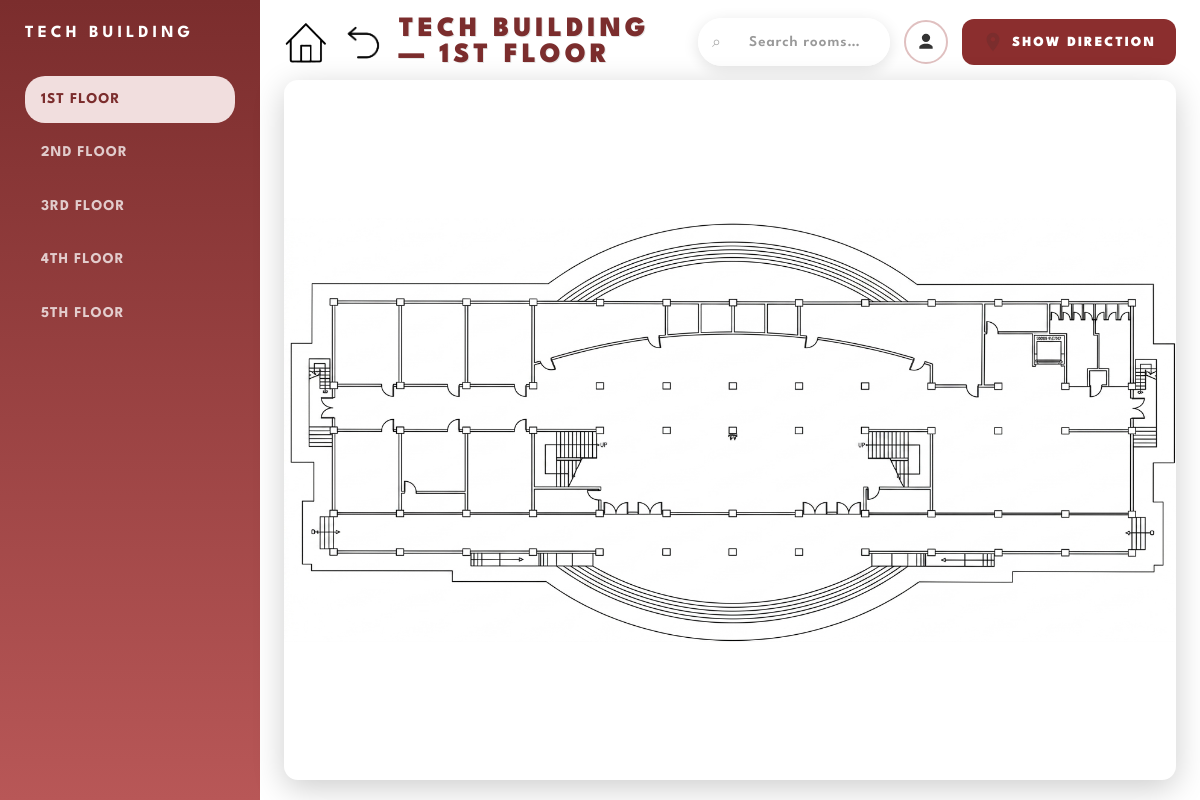
Page /tech_building on the committed database.
### tables this page shows
CREATE TABLE building_floors (
            id           INTEGER PRIMARY KEY AUTOINCREMENT,
            building     TEXT NOT NULL,
            floor_number INTEGER NOT NULL,
            floor_label  TEXT NOT NULL,
            floor_image  TEXT,
            UNIQUE(building, floor_number)
        );

### kiosk_app/blueprints/campus.py (the view)
@campus_bp.route("/tech_building")
def tech_building():
    return _floor_plan("Tech Building", floor_count=5, base_url="tech_building")

### kiosk_app/__init__.py (called while the page is built, shortened)
def _inject_kiosk_scripts(response: Response) -> Response:
    from flask import request as _req
    if _req.path in _MOBILE_PATHS:
        return response

### kiosk_app/db.py (called while the page is built)
def get_db_connection() -> sqlite3.Connection:
    conn = sqlite3.connect(DATABASE_PATH, timeout=10)
    conn.row_factory = sqlite3.Row
    conn.execute("PRAGMA journal_mode=WAL")
    conn.execute("PRAGMA busy_timeout=5000")
    return conn

@contextmanager
def db_connection() -> Iterator[sqlite3.Connection]:
    conn = get_db_connection()
    try:
        yield conn
    finally:
        conn.close()

### templates/floor_plan.html (shortened to what this page needs)
<!DOCTYPE html>
<html>
<head>
</head>
<body>
<div class="side-panel">
  <h1>{{ building_name | upper }}</h1>
  {% for floor in all_floors %}
  <button class="floor-btn {% if floor.number == floor_number %}active{% endif %}"
          onclick="switchFloor('{{ floor.url }}')">
    {{ floor.label | upper }}
  </button>
  {% endfor %}
</div>
<div class="main">
  <div class="top-bar">
    <img src="{{ url_for('static', filename='images/icon/home_button.png') }}"
         onclick="window.location.href='/menu'" alt="Home">
    <img src="{{ url_for('static', filename='images/icon/back_button.png') }}"
         onclick="history.back()" alt="Back">
    <h2>{{ building_name | upper }} — {{ floor_label | upper }}</h2>
    <div class="room-search" id="roomSearch">
      <input id="roomSearchInput" type="text" placeholder="Search rooms…" autocomplete="off">
    </div>
    <a href="/admin" class="icon" title="Admin">
      <svg width="20" height="20" viewBox="0 0 24 24" fill="#333"><path d="M12 2a5 5 0 1 0 0 10A5 5 0 0 0 12 2zm0 12c-5.33 0-8 2.67-8 4v2h16v-2c0-1.33-2.67-4-8-4z"/></svg>
    </a>
    <a class="show-dir" href="/campus_map?location={{ building_name | upper | urlencode }}">
      <svg viewBox="0 0 24 24"><path d="M12 2C8.13 2 5 5.13 5 9c0 5.25 7 13 7 13s7-7.75 7-13c0-3.87-3.13-7-7-7zm0 9.5c-1.38 0-2.5-1.12-2.5-2.5s1.12-2.5 2.5-2.5 2.5 1.12 2.5 2.5-1.12 2.5-2.5 2.5z"/></svg>
      SHOW DIRECTION
    </a>
  </div>
  <div class="plan-wrapper" id="planWrapper">
    {% if floor_image %}
    <img class="floor-img{% if floor_image.endswith('.svg') %} stretch{% endif %}"
         src="{{ url_for('static', filename=floor_image) }}" alt="Floor plan">
    {% else %}
    <div class="plan-placeholder">FLOOR PLAN IMAGE COMING SOON</div>
    {% endif %}
  </div>
</div>
</body>
</html>

### templates/floor_plan.html (style rules this page uses)
* { margin:0; padding:0; box-sizing:border-box; font-family:'League Spartan'; }
body { height: 100vh; overflow: hidden; display: flex; background: url("/static/images/KIOSK BACKGROUND.png") no-repeat center center fixed; background-size: cover; }
.side-panel { width: 260px; flex-shrink: 0; background: linear-gradient(180deg, #7b2d2d, #b85757); color: white; padding: 22px 25px; display: flex; flex-direction: column; gap: 6px; overflow-y: auto; scrollbar-width: none; }
.side-panel h1 { font-size: 17px; letter-spacing: 4px; margin-bottom: 24px; line-height: 1.4; }
.floor-btn { width: 100%; padding: 14px 16px; border: none; border-radius: 20px; background: transparent; color: rgba(255,255,255,0.75); font-family: inherit; font-size: 15px; font-weight: 700; letter-spacing: 1px; text-align: left; cursor: pointer; transition: 0.2s; line-height: 1.3; }
.floor-btn.active { background: #f1dede; color: #7b2d2d; }
.main { flex: 1; display: flex; flex-direction: column; padding: 16px 24px 20px; min-width: 0; }
.top-bar { display: flex; align-items: center; gap: 14px; margin-bottom: 12px; }
.top-bar img { width: 44px; height: 44px; cursor: pointer; transition: transform 0.2s; }
.top-bar h2 { font-size: 28px; font-weight: 900; letter-spacing: 4px; color: #7b2d2d; text-shadow: 1px 1px 0 rgba(0,0,0,0.1); }
.top-bar .show-dir { display:flex;align-items:center;gap:8px; color:#fff; background:#8b2e2e; font-weight:900;letter-spacing:2px;font-size:14px; text-decoration:none; padding:12px 20px; border-radius:12px; transition:background 0.2s; white-space:nowrap; }
.top-bar .show-dir svg { width:22px;height:22px;fill:#7b2d2d; }
.icon { width: 44px; height: 44px; border: 2px solid #e0c0c0; border-radius: 50%; background: rgba(255,255,255,0.92); display: flex; align-items: center; justify-content: center; cursor: pointer; text-decoration: none; color: #333; flex-shrink: 0; transition: transform 0.2s; }
.top-bar .room-search { position:relative; margin-left:auto; width:320px; }
.top-bar .room-search input { width:100%; padding:14px 20px 14px 48px; border-radius:30px; border:3px solid rgba(255,255,255,0.85); background:rgba(255,255,255,0.92); font-family:inherit; font-size:15px; font-weight:700; letter-spacing:1px; color:#333; outline:none; box-shadow:0 4px 16px rgba(0,0,0,0.12); transition:border-color 0.2s,box-shadow 0.2s; }
.top-bar .room-search input::placeholder { color:#999; font-weight:600; }
.top-bar .room-search::before { content:"⌕"; position:absolute; left:14px; top:50%; transform:translateY(-50%); font-size:16px; color:#aaa; pointer-events:none; }
.plan-wrapper { flex: 1; position: relative; border-radius: 14px; overflow: hidden; box-shadow: 0 8px 32px rgba(0,0,0,0.2); background: white; min-height: 0; }
.plan-wrapper img.floor-img { width: 100%; height: 100%; object-fit: contain; display: block; pointer-events: none; user-select: none; }

### rows in the picture
building_floors: label "1ST FLOOR", floor_label "1ST FLOOR", floor_image (picture)
building_floors: label "2ND FLOOR"
building_floors: label "3RD FLOOR"
building_floors: label "4TH FLOOR"
building_floors: label "5TH FLOOR"

### other values in the picture
{{ building_name | upper }} "TECH BUILDING"
